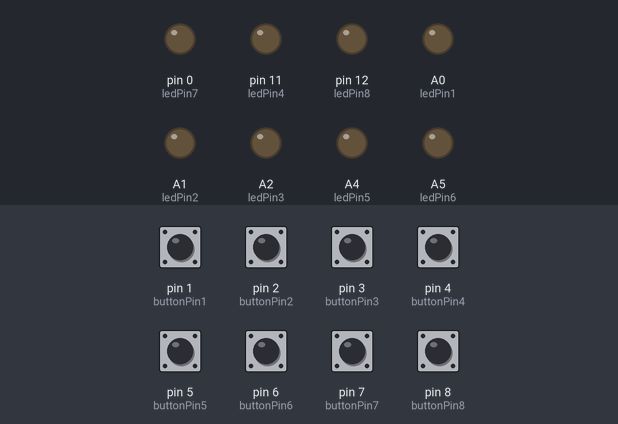
A sketch run on a simulated Arduino Micro, built with avr-gcc and run on an emulated ATmega32U4. On the bench: output pins drawn as LEDs (lit = HIGH). Dashed ring = blinking. The test bench sets the inputs (shaded band); at power-on: pin 1 (buttonPin1), pin 2 (buttonPin2), pin 3 (buttonPin3), pin 4 (buttonPin4), pin 5 (buttonPin5), pin 6 (buttonPin6), pin 7 (buttonPin7), pin 8 (buttonPin8) HIGH. USB keyboard and mouse output is not drawn.

Above: at 1.2 s.
1.3 s: pin 1 (buttonPin1) pulled LOW for 0.15 s
At 2.0 s:
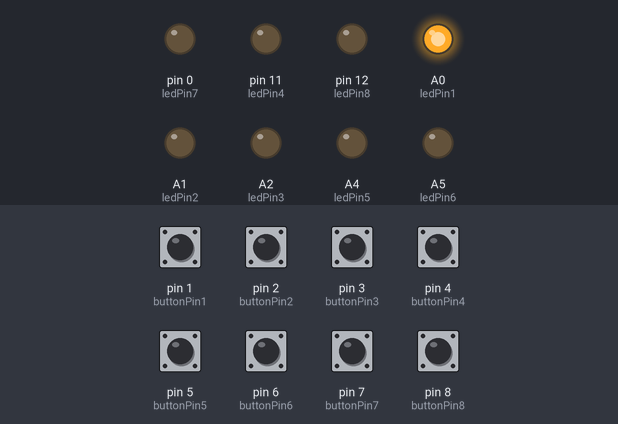
2.9 s: pin 1 (buttonPin1) pulled LOW for 1 s
At 3.2 s:
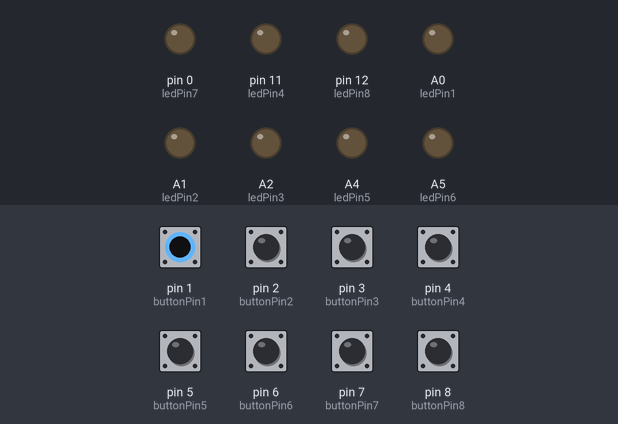
5.4 s: pin 2 (buttonPin2) pulled LOW for 0.15 s
At 6.3 s:
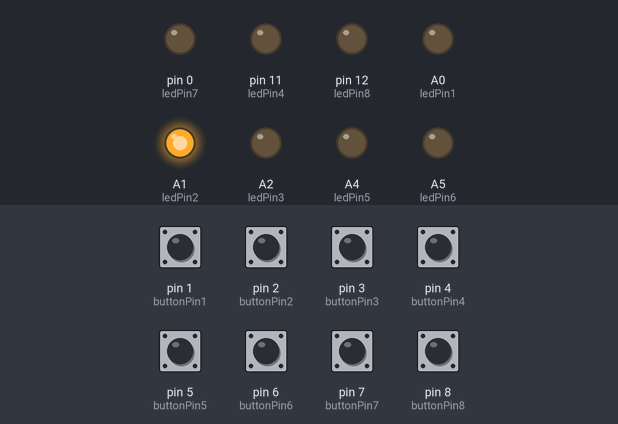
7.0 s: pin 2 (buttonPin2) pulled LOW for 1 s
At 7.5 s:
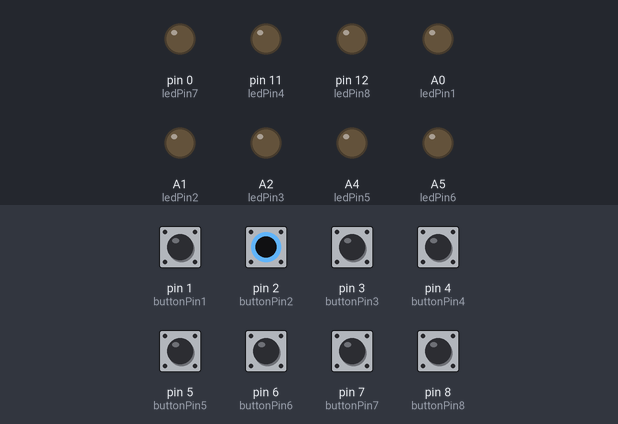
9.5 s: pin 3 (buttonPin3) pulled LOW for 0.15 s
At 10.6 s:
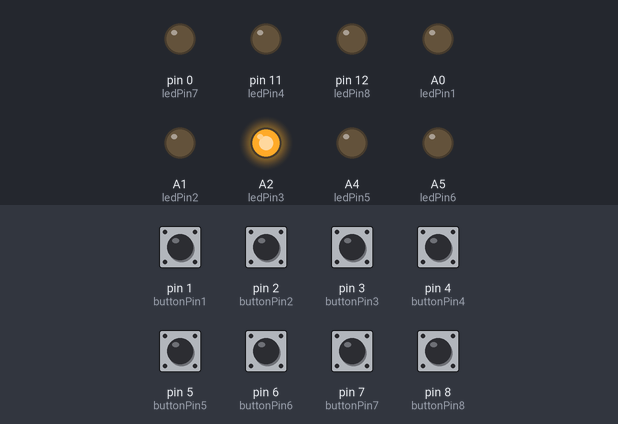
11.1 s: pin 1 (buttonPin1) pulsed LOW 5 times (0.12 s each, 0.3 s apart)
At 11.57 s:
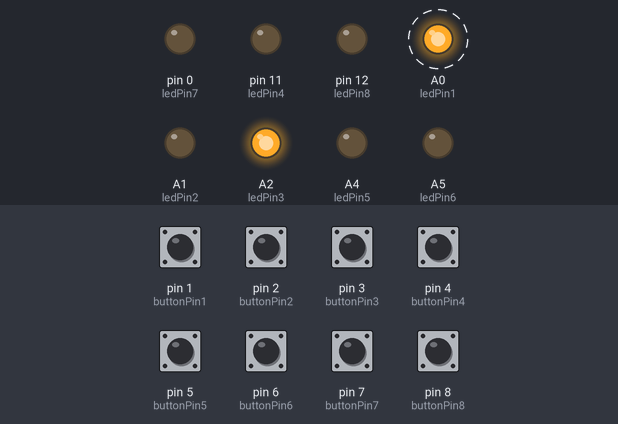
Timing chart, 0 to 14.1 s (numbered marks = the images above; inputs shaded):
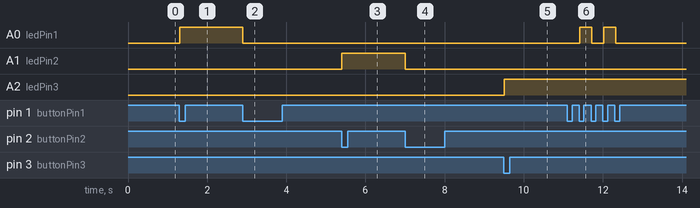

Measured:
- after the input at 1.3 s, A0 (ledPin1): LOW → HIGH at once
- after the input at 2.9 s, A0 (ledPin1): HIGH → LOW at once
- after the input at 5.4 s, A1 (ledPin2): LOW → HIGH at once
- after the input at 7.0 s, A1 (ledPin2): HIGH → LOW at once
- after the input at 9.5 s, A2 (ledPin3): LOW → HIGH at once
- after the input at 11.1 s, A0 (ledPin1): alternates HIGH for 0.30 s and LOW for 0.30 s, 4 changes in all, then stays LOW, starting after 0.32 s

The sketch:

JoystickButton2.ino
```cpp
// Simple example application that shows how to read four Arduino
// digital pins and map them to the USB Joystick library.
//
// Ground digital pins 9, 10, 11, and 12 to press the joystick
// buttons 0, 1, 2, and 3.
//
// NOTE: This sketch file is for use with Arduino Leonardo and
//       Arduino Micro only.
//
// by Matthew Heironimus
// 2015-11-20
//--------------------------------------------------------------------

#include <Joystick.h>
//#include <RotaryEncoder.h>

Joystick_ Joystick;

int buttonPin1 = 1;
int ledPin1 = A0;

int buttonPin2 = 2;
int ledPin2 = A1;

int buttonPin3 = 3;
int ledPin3 = A2;

int buttonPin4 = 4;
int ledPin4 = 11;

int buttonPin5 = 5;
int ledPin5 = A4;

int buttonPin6 = 6;
int ledPin6 = A5;

int buttonPin7 = 7;
int ledPin7 = 0;

int buttonPin8 = 8;
int ledPin8 = 12;

//int buttonPin9 = 10;

//int rotIntPin0 = 9;
//int rotIntPin1 = 13;

//Define Encoders
// RotaryEncoder encoder(rotIntPin0,rotIntPin1);


void setup() {
  // Initialize Button Pins
  pinMode(1,INPUT_PULLUP);
  pinMode(2,INPUT_PULLUP);
  pinMode(3,INPUT_PULLUP);
  pinMode(4,INPUT_PULLUP);
  pinMode(5,INPUT_PULLUP);
  pinMode(6,INPUT_PULLUP);
  pinMode(7,INPUT_PULLUP);
  pinMode(8,INPUT_PULLUP);
 // pinMode(9,INPUT_PULLUP);
 // pinMode(10,INPUT_PULLUP);
 // pinMode(13,INPUT_PULLUP);
  pinMode(0, OUTPUT);
  pinMode(A0, OUTPUT);
  pinMode(A1, OUTPUT);
  pinMode(A2, OUTPUT);
  pinMode(11, OUTPUT);
  pinMode(A4, OUTPUT);
  pinMode(A5, OUTPUT);
  pinMode(12, OUTPUT);

  // Initialize Joystick Library
  Joystick.begin();
 // attachInterrupt(digitalPinToInterrupt(rotIntPin0), getTick1, CHANGE);
 // attachInterrupt(digitalPinToInterrupt(rotIntPin1), getTick1, CHANGE);
}

//void getTick1(){
//  encoder.tick();
//}


// Constant that maps the phyical pin to the joystick button.
const int pinToButtonMap = 1;
int toggleState = false;

// Last state of the button
int lastButtonState[8] = {0,0,0,0,0,0,0,0};

void loop() {

   // static int pos = 0;
   // static int pos2 = 0;

   //int newPos = encoder.getPosition();

  // Read pin values
  for (int index = 0; index < 8; index++)

  {
    int currentButtonState = !digitalRead(index + pinToButtonMap);
    if (currentButtonState != lastButtonState[index])
    {
      Joystick.setButton(index, currentButtonState);
      lastButtonState[index] = currentButtonState;
    }
  }

  {
   if (digitalRead(buttonPin1) == false) {
        toggleState = !toggleState;
        digitalWrite(ledPin1, toggleState);
        }
    while (digitalRead(buttonPin1) == false);
    //delay(50);

    if (digitalRead(buttonPin2) == false) {
        toggleState = !toggleState;
        digitalWrite(ledPin2, toggleState);
        }
    while (digitalRead(buttonPin2) == false);
    //delay(50);

    if (digitalRead(buttonPin3) == false) {
        toggleState = !toggleState;
        digitalWrite(ledPin3, toggleState);
        }
    while (digitalRead(buttonPin3) == false);
    //delay(50);

    if (digitalRead(buttonPin4) == false) {
        toggleState = !toggleState;
        digitalWrite(ledPin4, toggleState);
        }
    while (digitalRead(buttonPin4) == false);
    //delay(50);

    if (digitalRead(buttonPin5) == false) {
        toggleState = !toggleState;
        digitalWrite(ledPin5, toggleState);
        }
    while (digitalRead(buttonPin5) == false);
    //delay(50);

    if (digitalRead(buttonPin6) == false) {
        toggleState = !toggleState;
        digitalWrite(ledPin6, toggleState);
        }
    while (digitalRead(buttonPin6) == false);
    //delay(50);

    if (digitalRead(buttonPin7) == false) {
        toggleState = !toggleState;
        digitalWrite(ledPin7, toggleState);
        }
    while (digitalRead(buttonPin7) == false);
    //delay(50);

    if (digitalRead(buttonPin8) == false) {
        toggleState = !toggleState;
        digitalWrite(ledPin8, toggleState);
        }
    while (digitalRead(buttonPin8) == false);
    //delay(50);

  }
  delay(50);
}
```
